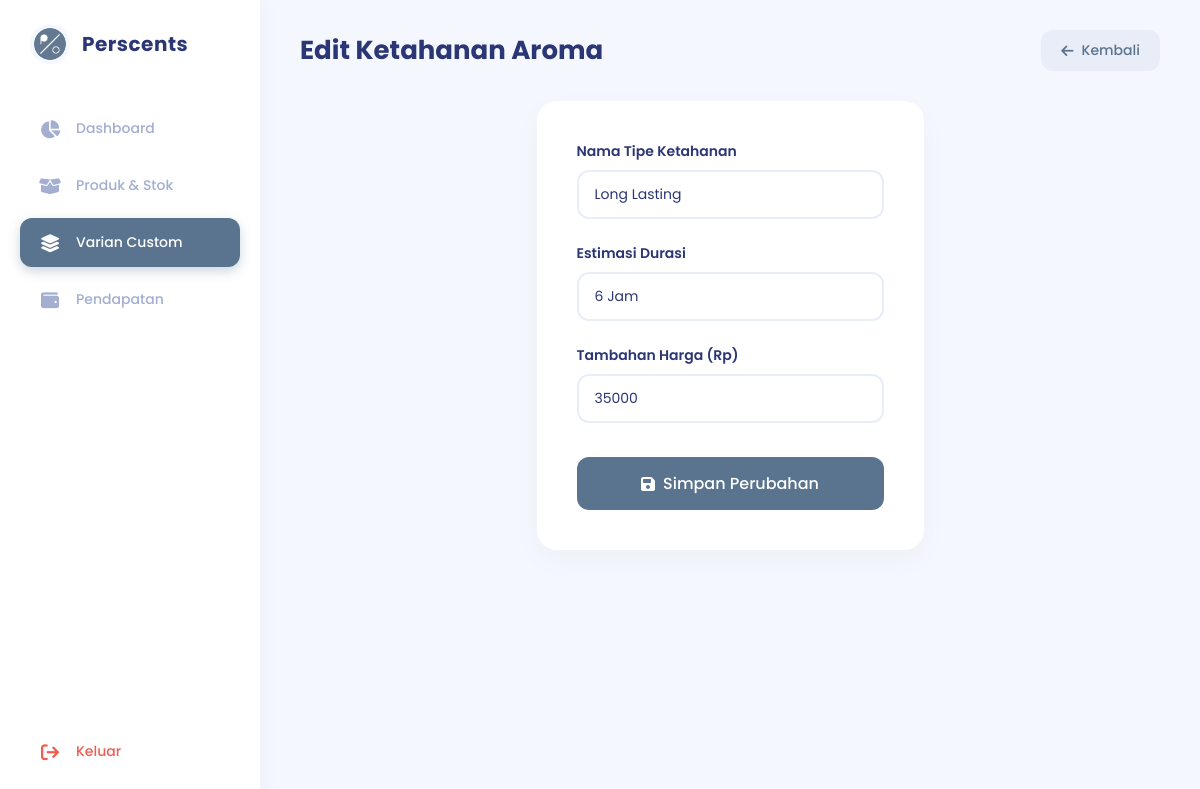
The page /admin/edit_ketahanan.php?id=2 on the database its author committed.
### tables this page shows
CREATE TABLE IF NOT EXISTS `mst_ketahanan` (
  `id` int(11) NOT NULL AUTO_INCREMENT,
  `nama` varchar(50) NOT NULL,
  `durasi` varchar(20) DEFAULT NULL,
  `deskripsi` varchar(255) DEFAULT NULL,
  `tambahan_harga` int(11) DEFAULT '0',
  PRIMARY KEY (`id`)
);

### config/koneksi.php (called while the page is built, shortened)
<?php
$base_url = "http://localhost/perscents";
?>

### admin/edit_ketahanan.php (the view, shortened to what this page needs)
<?php
require_once '../config/koneksi.php';
$id = isset($_GET['id']) ? (int)$_GET['id'] : 0;
$query = mysqli_query($conn, "SELECT * FROM mst_ketahanan WHERE id = $id");
$data = mysqli_fetch_assoc($query);
?>
<!DOCTYPE html>
<html lang="id">
<head>
    <link rel="stylesheet" href="https://cdnjs.cloudflare.com/ajax/libs/font-awesome/6.4.0/css/all.min.css">
</head>
<body>
    <aside class="sidebar">
        <div class="sidebar-logo">
            <img src="<?= $base_url; ?>/assets/Logo_Perscents.png" alt="Logo">
            <h2>Perscents</h2>
        </div>
        <ul class="sidebar-menu">
            <li><a href="index.php" class="<?= (basename($_SERVER['PHP_SELF']) == 'index.php') ? 'active' : ''; ?>"><i class="fa-solid fa-chart-pie"></i> Dashboard</a></li>
            <li><a href="produk.php" class="<?= (basename($_SERVER['PHP_SELF']) == 'produk.php') ? 'active' : ''; ?>"><i class="fa-solid fa-box-open"></i> Produk & Stok</a></li>
            <li><a href="variant_management.php" class="<?= (strpos(basename($_SERVER['PHP_SELF']), 'variant') !== false || strpos(basename($_SERVER['PHP_SELF']), 'ukuran') !== false || strpos(basename($_SERVER['PHP_SELF']), 'ketahanan') !== false) ? 'active' : ''; ?>"><i class="fa-solid fa-layer-group"></i> Varian Custom</a></li>
            <li><a href="pendapatan.php" class="<?= (basename($_SERVER['PHP_SELF']) == 'pendapatan.php' || basename($_SERVER['PHP_SELF']) == 'detail_pesanan.php') ? 'active' : ''; ?>"><i class="fa-solid fa-wallet"></i> Pendapatan</a></li>
            <li style="margin-top: auto;"><a href="logout_admin.php" style="color: #EE5D50;"><i class="fa-solid fa-arrow-right-from-bracket"></i> Keluar</a></li>
        </ul>
    </aside>
    <main class="main-wrapper">
        <header class="topbar">
            <h1 class="page-title">Edit Ketahanan Aroma</h1>
            <a href="variant_management.php" class="btn-primary" style="background:#E9EDF7; color:#5A738E;"><i class="fa-solid fa-arrow-left"></i> Kembali</a>
        </header>
        <div class="form-card">
            <form action="" method="POST" enctype="multipart/form-data">
<div class="form-group"><label>Nama Tipe Ketahanan</label><input type="text" name="nama" class="form-control" value="<?= htmlspecialchars($data['nama']); ?>" required></div>
<div class="form-group"><label>Estimasi Durasi</label><input type="text" name="durasi" class="form-control" value="<?= htmlspecialchars($data['durasi']); ?>" placeholder="Contoh: 8 - 12 Jam" required></div>
<div class="form-group"><label>Tambahan Harga (Rp)</label><input type="number" name="tambahan_harga" class="form-control" value="<?= $data['tambahan_harga']; ?>" required></div>
                <button type="submit" name="submit" class="btn-primary" style="width: 100%; justify-content: center; padding: 14px; font-size: 16px; margin-top: 10px;"><i class="fa-solid fa-floppy-disk"></i> Simpan Perubahan</button>
            </form>
        </div>
    </main>
</body>
</html>

### admin/edit_ketahanan.php (style rules this page uses)
* { margin: 0; padding: 0; box-sizing: border-box; font-family: 'Poppins', sans-serif; }
body { background-color: #F4F7FE; color: #2B3674; display: flex; font-size: 14px; }
.sidebar { width: 260px; background: #ffffff; height: 100vh; position: fixed; left: 0; top: 0; box-shadow: 4px 0 20px rgba(0,0,0,0.03); display: flex; flex-direction: column; padding: 24px 20px; z-index: 100; }
.sidebar-logo { display: flex; align-items: center; gap: 12px; margin-bottom: 40px; padding: 0 10px; }
.sidebar-logo img { width: 40px; height: 40px; border-radius: 50%; object-fit: cover; background: #F4F7FE; padding: 4px; }
.sidebar-logo h2 { font-size: 20px; font-weight: 700; color: #2B3674; letter-spacing: 0.5px; }
.sidebar-menu { list-style: none; display: flex; flex-direction: column; gap: 8px; flex-grow: 1; }
.sidebar-menu a { display: flex; align-items: center; gap: 14px; padding: 14px 18px; color: #A3AED0; text-decoration: none; font-weight: 500; border-radius: 12px; transition: all 0.3s ease; }
.sidebar-menu a i { font-size: 18px; width: 24px; text-align: center; }
.sidebar-menu a.active { background: #5A738E; color: #ffffff; box-shadow: 0 4px 12px rgba(90, 115, 142, 0.3); }
.main-wrapper { margin-left: 260px; width: calc(100% - 260px); min-height: 100vh; padding: 30px 40px; display: flex; flex-direction: column; }
.topbar { display: flex; justify-content: space-between; align-items: center; margin-bottom: 30px; }
.topbar .page-title { font-size: 26px; font-weight: 700; color: #2B3674; }
.btn-primary { background: #5A738E; color: white; padding: 10px 20px; border-radius: 12px; font-weight: 500; text-decoration: none; display: inline-flex; align-items: center; justify-content: center; gap: 8px; font-size: 14px; transition: 0.3s; border: none; cursor: pointer; }
.search-input, .select-filter, .form-control { padding: 12px 16px; border: 2px solid #E9EDF7; border-radius: 12px; font-size: 14px; color: #2B3674; outline: none; transition: 0.3s; background: white; }
.form-card { max-width: 800px; margin: 0 auto; background: white; border-radius: 20px; padding: 40px; box-shadow: 0 10px 30px rgba(0,0,0,0.03); }
.form-group { margin-bottom: 24px; }
.form-group label { display: block; font-weight: 600; margin-bottom: 8px; font-size: 14px; color: #2B3674; }

### rows shown on the page
mst_ketahanan: nama "Long Lasting", durasi "6 Jam", tambahan_harga "35000"
